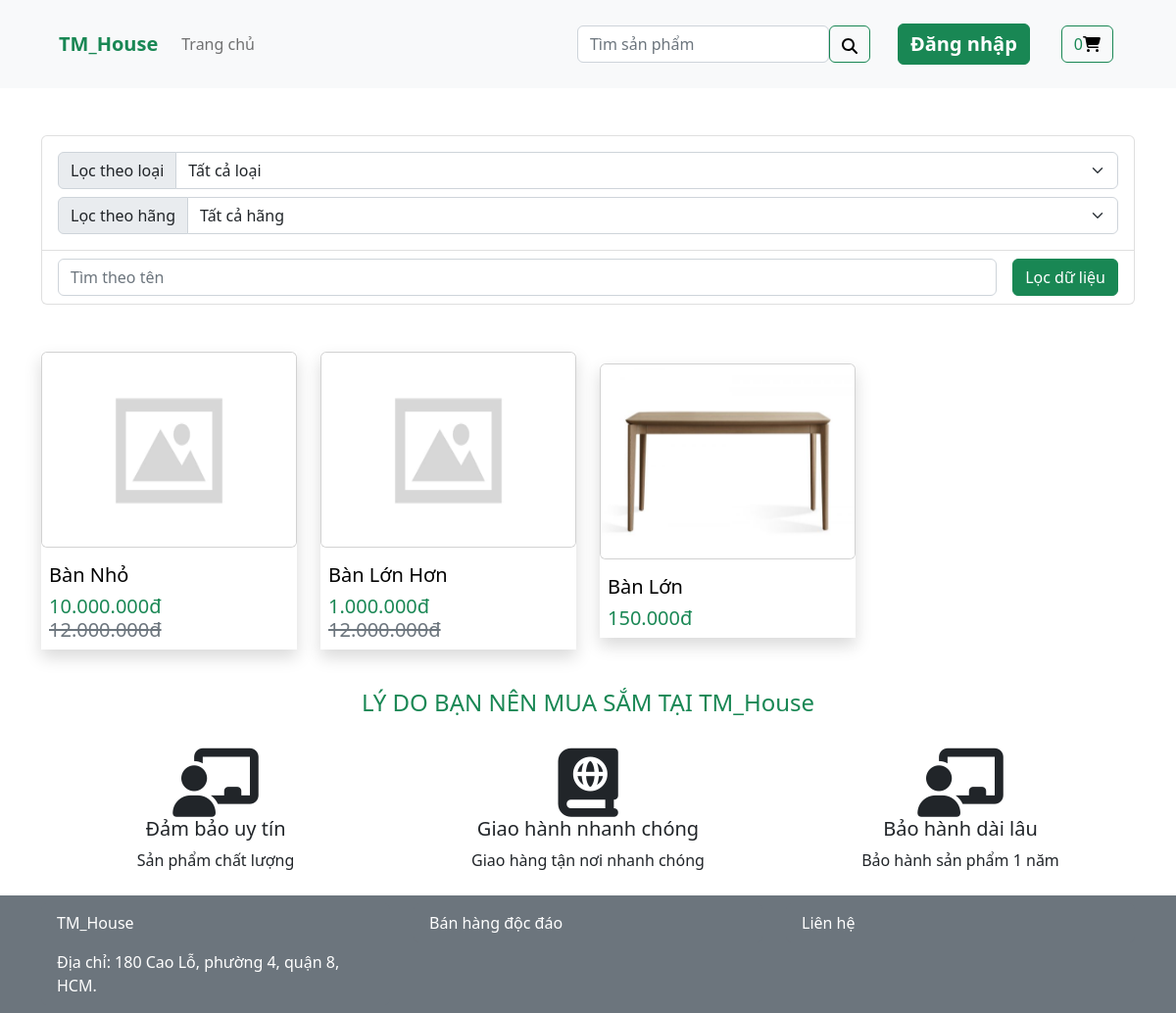
Before: / with the older database file.
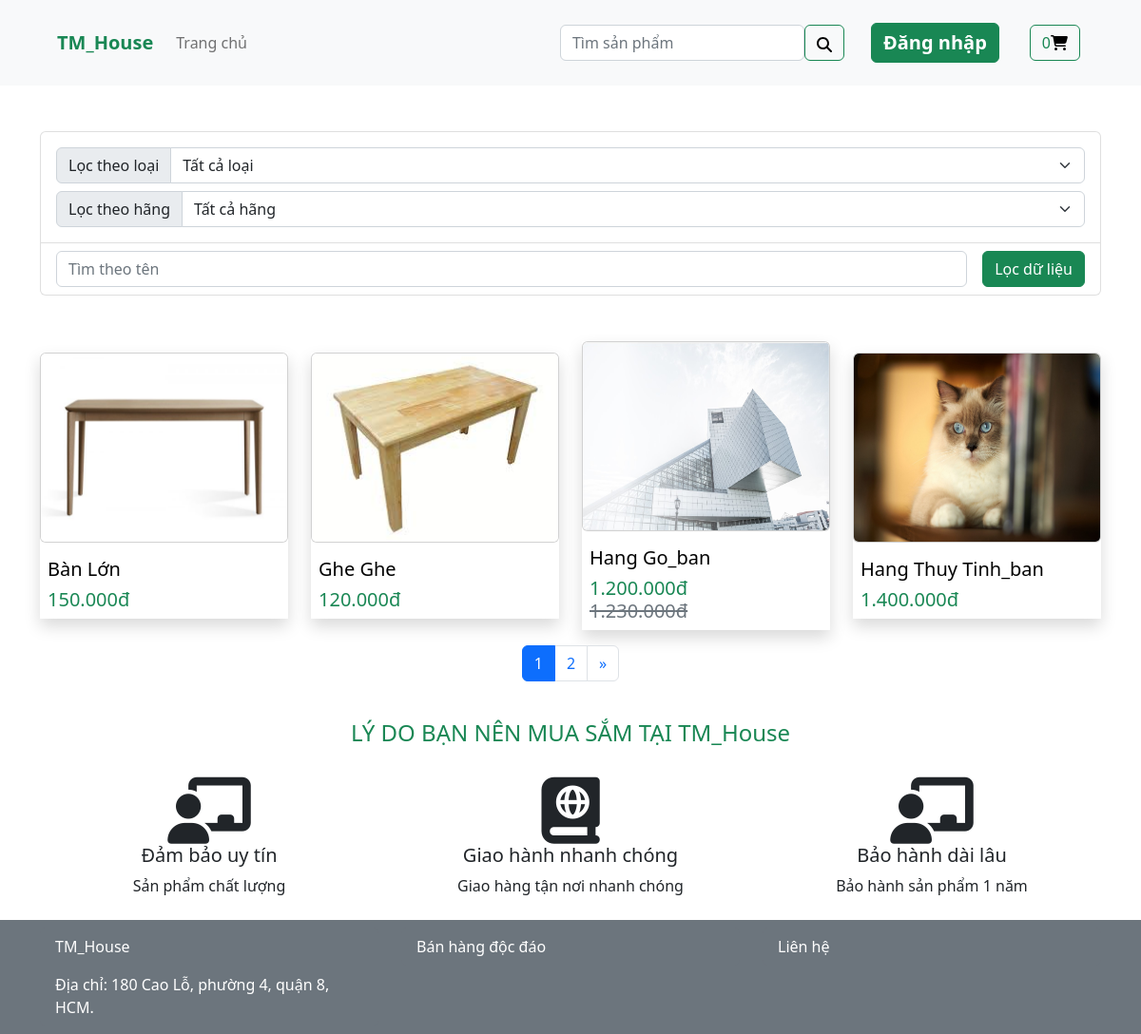
After: the same page with the newer database file.
### tables this page shows
CREATE TABLE `sanpham` (
  `maSanPham` int(11) NOT NULL,
  `tenSanPham` varchar(100) NOT NULL,
  `gia` int(11) NOT NULL,
  `giaMoi` int(11) NOT NULL DEFAULT 0,
  `moTa` text NOT NULL,
  `maLoai` int(11) NOT NULL,
  `maHang` int(11) NOT NULL,
  `hinh` varchar(50) NOT NULL,
  `ngayTao` timestamp NOT NULL DEFAULT current_timestamp()
);

### classes/Db.class.php (called while the page is built, shortened)
<?php
class Db{
		private $dbh= null;
		public function __construct()
		{
			$driver="mysql:host=". HOST."; dbname=". DB_NAME;
			try
			{
				$this->dbh = new PDO($driver, DB_USER, DB_PASS);
				$this->dbh->query("set names 'utf8' ");
			}
			catch(PDOException $e)
			{
				echo "Err:". $e->getMessage();	exit();
			}
		}
		public function __destruct()
		{
			$this->dbh= null;
		}
		private function query($sql, $arr = array(), $mode = PDO::FETCH_ASSOC)
		{
			$stm = $this->dbh->prepare($sql);
			if (!$stm->execute( $arr))
				{
				return null;
				}
			return $stm->fetchAll($mode);
		}
		public function select($sql,  $arr = array(), $mode = PDO::FETCH_ASSOC)
		{
			return $this->query($sql, $arr, $mode);
		}
	}
?>

### classes/SanPham.class.php (called while the page is built, shortened)
<?php
class SanPham extends Db
{
    public function getAllForShow($limit)
    {
        return $this->select("select * from sanpham limit " . $limit . ", " . SAN_PHAM_MOT_TRANG);
    }
    public function formatPrice($price)
    {
        $length = strlen($price);
        $resuft = substr($price, 0, $length % 3);
        for ($i = strlen($resuft); $i < $length; $i += 3) {
            if ($i > 0)
                $resuft .= "." . substr($price, $i, 3);
            else
                $resuft .= substr($price, $i, 3);
        }
        return $resuft;
    }
}
?>

### module/Home/index.php (the view, shortened to what the rows shown need)
<?php
$page = 1;
if (isset($_POST["btnSubmit"])) {
    $filterTypeId = postIndex("filterType");
    $filterBrandId = postIndex("filterBrand");
    $search = postIndex("search");
    $soLuongSP = ceil($sanPham->countProductFilter($filterTypeId, $filterBrandId, $search) / SAN_PHAM_MOT_TRANG);
    $dsSanPham = $sanPham->getAllForShowFilter($filterTypeId, $filterBrandId, $search, ($page - 1) * SAN_PHAM_MOT_TRANG);
} else {
    $dsSanPham = $sanPham->getAllForShow(($page - 1) * SAN_PHAM_MOT_TRANG);
}
?>
<div class="container mt-5">
    <div class="row">
        <?php
        foreach ($dsSanPham as $sp) {
            ?>
            <div class="col col-6 col-lg-3 mb-3 d-flex flex-column justify-content-center">
                <?php
                $hinh = isset($sp["hinh"]) ? $sp["hinh"] : "";
                $path = 'media/image/product/' . $hinh;
                if (!file_exists($path) && !is_file($path)) {
                    $path = 'media/image/default.png';
                } ?>
                <a class="shadow" href="?action=product_detail&id=<?php echo $sp["maSanPham"]; ?>">
                    <div class="card mb-3 w-100">
                        <img style="width: 100%; height: 100%;" src="<?php echo $path; ?>" class="card-img-top" alt="">
                    </div>
                    <div class="px-2">
                        <h1 class="fs-5 text-black text-capitalize">
                            <?php echo isset($sp["tenSanPham"]) ? $sp["tenSanPham"] : ""; ?>
                        </h1>
                        <h5 class="d-flex flex-wrap text-success">
                            <span class="me-5">
                                <?php echo $sp["giaMoi"] > 0 ? $sanPham->formatPrice($sp["giaMoi"]) . 'đ' : $sanPham->formatPrice($sp["gia"]) . 'đ'; ?>
                            </span>
                            <span class="text-decoration-line-through text-secondary">
                                <?php echo $sp["giaMoi"] > 0 ? $sanPham->formatPrice($sp["gia"]) . 'đ' : ""; ?>
                            </span>
                        </h5>
                    </div>
                </a>
            </div>
        <?php } ?>
    </div>
</div>

Changed rows visible on the page:
removed sanpham: tenSanPham "Bàn Nhỏ", giaMoi "10.000.000", gia "12.000.000"
removed sanpham: tenSanPham "Bàn Lớn Hơn", giaMoi "1.000.000", gia "12.000.000"
added sanpham: hinh (picture), tenSanPham "Ghe Ghe", gia "120.000"
added sanpham: hinh (picture), tenSanPham "Hang Go_ban", giaMoi "1.200.000", gia "1.230.000"
added sanpham: hinh (picture), tenSanPham "Hang Thuy Tinh_ban", gia "1.400.000"
Other visible differences:
$soLuongSP: (not shown) → "2"
text now shown: "1 »"
